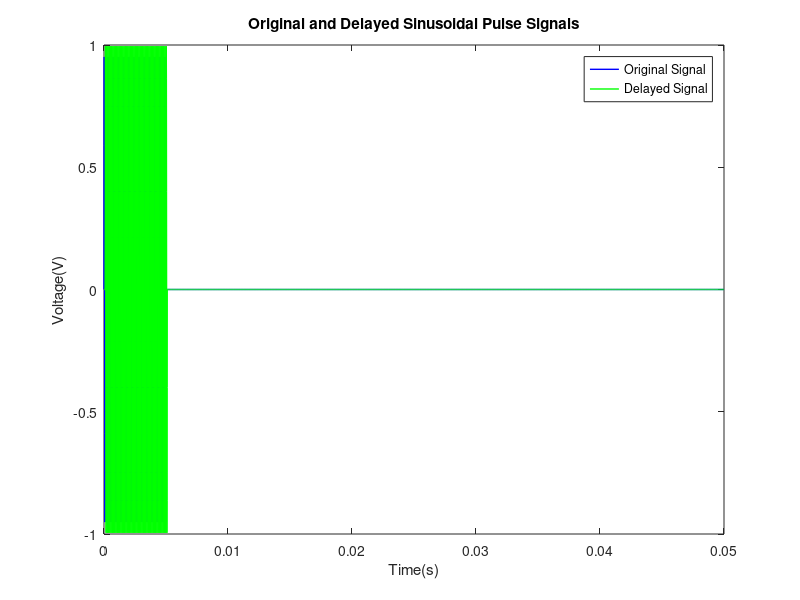
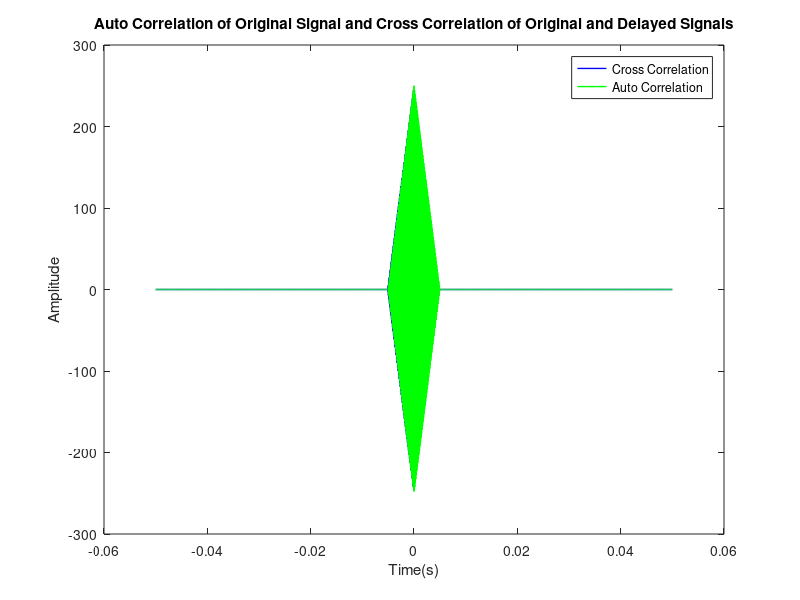
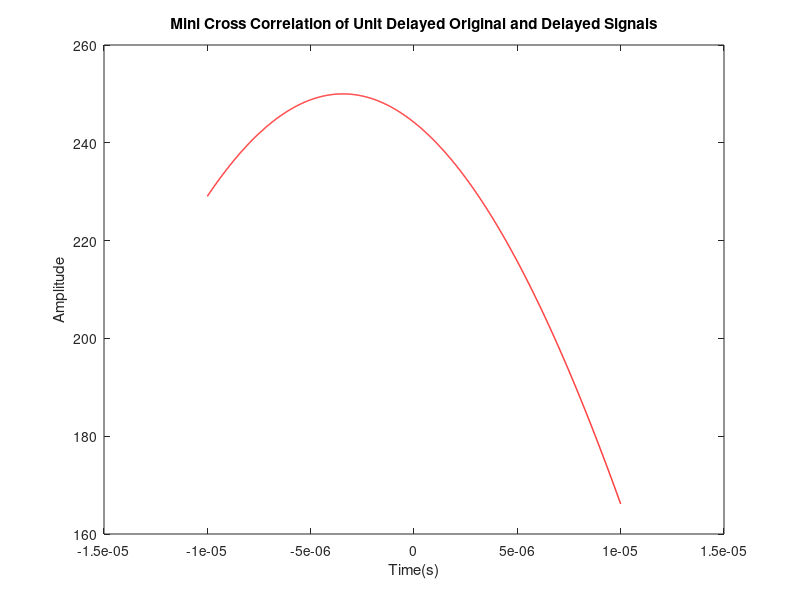

The MATLAB script that drew these images, in order:
close all;
clear all;
clc;

%% FRACTIONAL DELAY FINDING WITH CROSS CORRELATION CODE 

%% Variables
Fs = 1e5;  % Sampling frequency
dt = 1/Fs; % Sampling period
Time = 0.05; % Time duration PRI
dt_div = 1000; % Division of dt for fractional delay
fc = 10000; % Operating frequency
pulse_length = 5e-3; % Length of the pulse 
t = 0:dt:Time-dt; % Time scale
delay = 9.656*dt; % Fractional delay of incoming signal

%% Signal construction
window = 1*(t>=0 & t<=pulse_length); % Original pulse width
signal = sin(2*pi*fc*t).*window; % Original sinusoidal pulse signal

window_del = 1*((t-delay)>=0 & (t-delay)<=pulse_length); % Delayed pulse width
signal_del = sin(2*pi*fc*(t-delay)).*window_del; % Delayed sinusoidal pulse signal

%% Plots of the signals
figure;
plot(t,signal,"LineWidth",1,"Color","b"); 
hold on;
plot(t, signal_del,"LineWidth",1,"Color","g");
title("Original and Delayed Sinusoidal Pulse Signals");
legend("Original Signal","Delayed Signal");
xlabel("Time(s)");
ylabel("Voltage(V)");

%% Correlations
[cross_cor,t_cor] = xcorr(signal,signal_del); % Cross correlation of the original and delayed signals
[auto_cor,t_acor] = xcorr(signal); % Auto correlation of the original signal

%% Plots of the auto correlation and cross correlation functions
figure;
plot(t_cor/Fs,cross_cor,"LineWidth",1,"Color","b");
hold on;
plot(t_acor/Fs,auto_cor,"LineWidth",1,"Color","g");
title("Auto Correlation of Original Signal and Cross Correlation of Original and Delayed Signals");
legend("Cross Correlation","Auto Correlation");
xlabel("Time(s)");
ylabel("Amplitude");

%% Finding the unit delay with peak of cross correlation
[pk,i] = max(cross_cor); % Peak value and index value of the peak for cross correlation function 
unit_delay_sample = abs(t_cor(i)); % Unit sample delay
unit_delay = unit_delay_sample*dt; % Unit delay

%% Finding the unit delay with delay function
unit_sample = finddelay(signal,signal_del); % Unit sample delay
unit = unit_sample*dt; % Unit delay

%% Delaying the signal by unit delay
window = 1*((t-unit_sample*dt)>=0 & (t-unit_sample*dt)<=pulse_length);  % Original pulse width is delayed by unit delay
signal = sin(2*pi*fc*(t-unit_sample*dt)).*window; % Original signal is delayed by unit delay

%% Finding the fractional part of the delay with mini cross correlations
correlation_values = [];
for mini_delays = -dt:dt/dt_div:dt
    window_mini_del = 1*((t-unit_sample*dt-mini_delays)>=0 & (t-unit_sample*dt-mini_delays)<=pulse_length);
    signal_mini_del = sin(2*pi*fc*(t-unit_sample*dt-mini_delays)).*window_mini_del;
    cor_value = sum(signal_mini_del.*signal_del);
    correlation_values = [correlation_values;cor_value];
end
mini_delays = -dt:dt/dt_div:dt; % Mini delays scale
[pk,i] = max(correlation_values); % Finding the maximum of mini cross correlations
fractional_part = mini_delays(i); % Fractional part
total_delay = fractional_part + unit; % Total delay

%% Results
fprintf("The unit delay found by cross correlation is %0.5f microseconds.\n",unit_delay*1e6);
fprintf("The unit delay found by unit function is %0.5f microseconds.\n",unit*1e6);
fprintf("The fractional part of the delay found by mini cross correlations is %0.5f microseconds.\n",fractional_part*1e6);
fprintf("The total delay found is %0.5f microseconds.\n",total_delay*1e6);
fprintf("The real delay is  %0.5f microseconds.\n",delay*1e6);

%% Plot of the mini cross correlations
figure;
plot(mini_delays,correlation_values,"LineWidth",1,"Color","r");
title("Mini Cross Correlation of Unit Delayed Original and Delayed Signals");
xlabel("Time(s)");
ylabel("Amplitude");